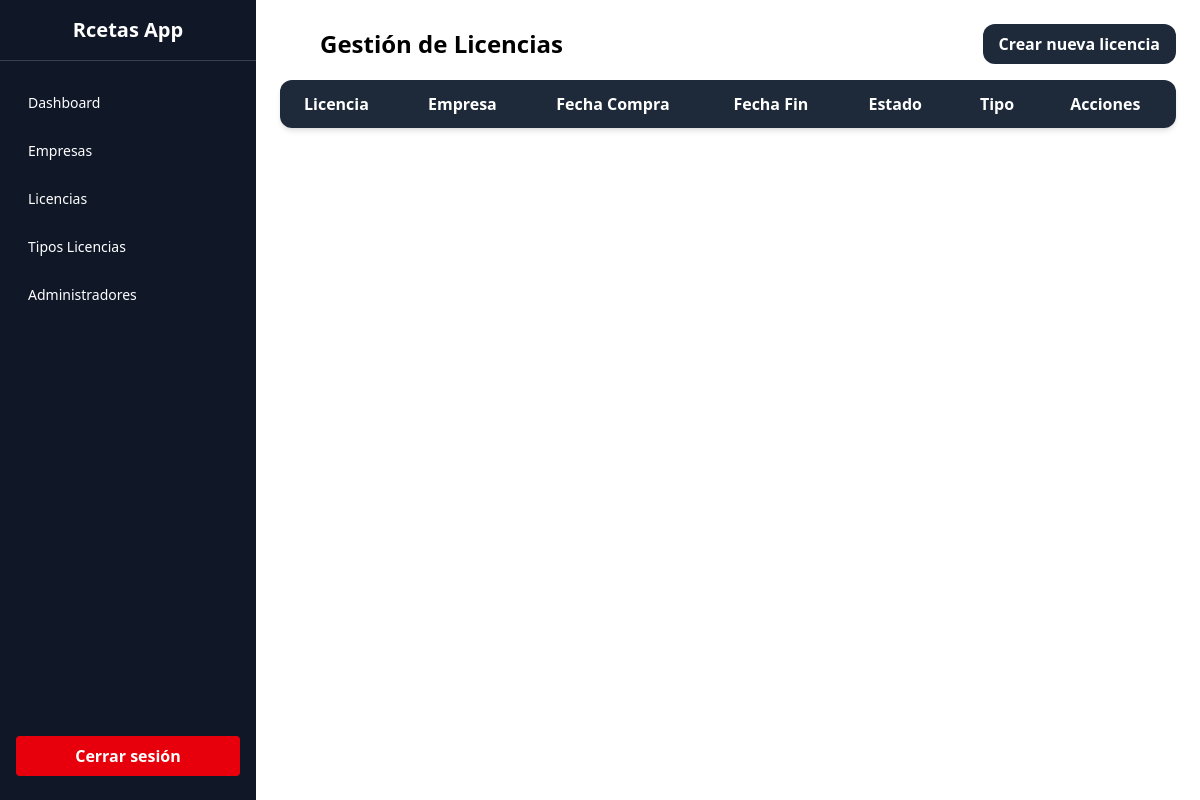
Before: /views/superadmin/licencias/index.php (signed in) with the older database file.
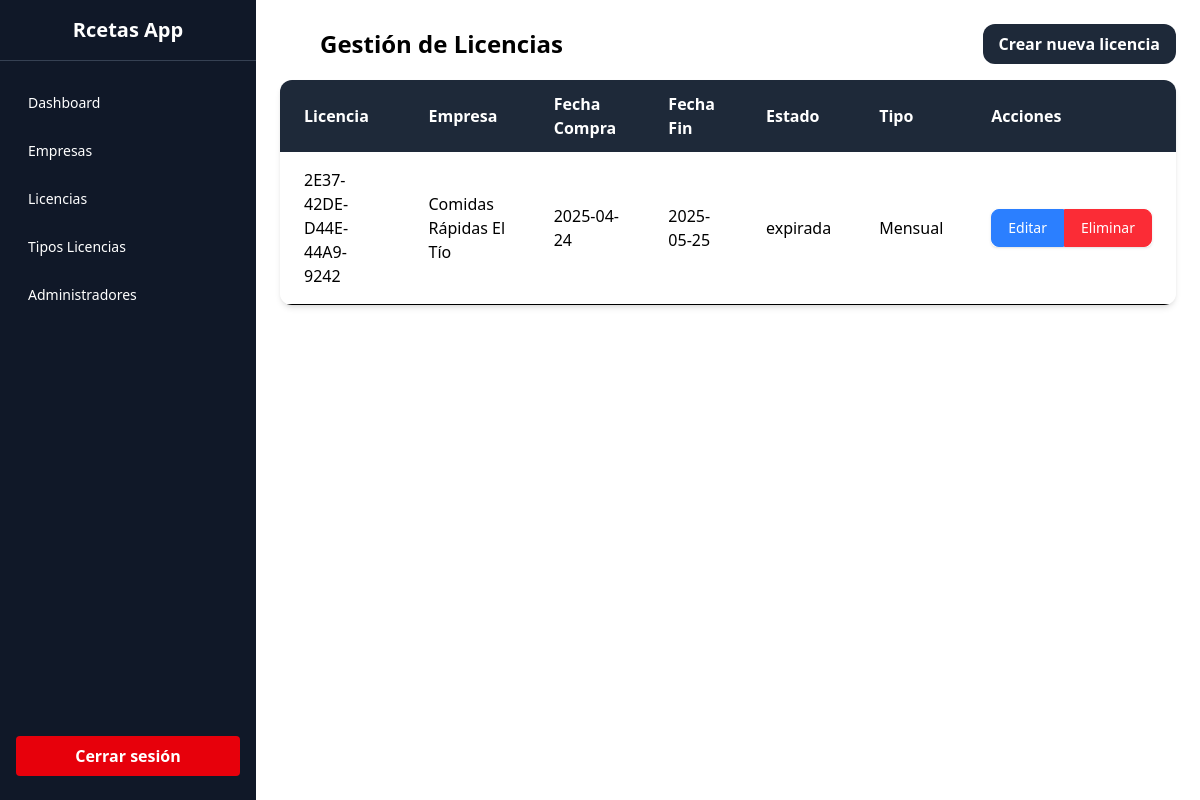
After: the same page with the newer database file.
### tables this page shows
CREATE TABLE `licencias` (
  `licencia` varchar(255) NOT NULL,
  `nit_empresa` varchar(20) DEFAULT NULL,
  `fecha_compra` date NOT NULL,
  `fecha_fin` date NOT NULL,
  `id_estado` int(11) DEFAULT NULL,
  `id_tipo_licencia` int(11) NOT NULL
);

CREATE TABLE `empresas` (
  `nit` varchar(20) NOT NULL,
  `nombre` varchar(100) NOT NULL,
  `direccion` varchar(150) DEFAULT NULL,
  `telefono` varchar(20) DEFAULT NULL,
  `correo` varchar(100) DEFAULT NULL
);

CREATE TABLE `estados` (
  `id` int(11) NOT NULL,
  `nombre` varchar(50) NOT NULL
);

CREATE TABLE `tipos_licencias` (
  `id` int(11) NOT NULL,
  `nombre` varchar(100) NOT NULL,
  `duracion` int(11) NOT NULL,
  `precio` decimal(10,2) NOT NULL
);

### views/superadmin/licencias/index.php (the view, shortened to what this page needs)
<!DOCTYPE html>
<html lang="es">
<?php include '../../../partials/head.php'; ?>
<body class="flex">
    <?php include '../../../partials/sidebaradm.php'; ?>
    <main class="p-6 w-full md:ml-64">
        <div class="flex justify-between items-center mb-4">
            <h1 class="text-2xl font-bold pl-10">Gestión de Licencias</h1>
            <a href="<?= BASE_URL ?>views/superadmin/licencias/crear.php"
                class="bg-gray-800 hover:bg-gray-900 text-white font-semibold py-2 px-4 rounded-xl transition">
                Crear nueva licencia
            </a>
        </div>
        <div class="overflow-x-auto rounded-xl shadow-md bg-white">
            <table class="min-w-full">
                <thead class="bg-gray-800 text-white text-left">
                    <tr>
                        <th scope="col" class="px-6 py-3">Licencia</th>
                        <th scope="col" class="px-6 py-3">Empresa</th>
                        <th scope="col" class="px-6 py-3">Fecha Compra</th>
                        <th scope="col" class="px-6 py-3">Fecha Fin</th>
                        <th scope="col" class="px-6 py-3">Estado</th>
                        <th scope="col" class="px-6 py-3">Tipo</th>
                        <th scope="col" class="px-6 py-3">Acciones</th>
                    </tr>
                </thead>
                <tbody>
                    <?php
                    $conex = new Database;
                    $pdo = $conex->conectar();
                    $stmt = $pdo->query("SELECT l.licencia, e.nombre AS empresa, l.fecha_compra, l.fecha_fin, es.nombre AS estado, t.nombre AS tipo
                               FROM licencias l
                               LEFT JOIN empresas e ON l.nit_empresa = e.nit
                               LEFT JOIN estados es ON l.id_estado = es.id
                               LEFT JOIN tipos_licencias t ON l.id_tipo_licencia = t.id");
                    while ($licencia = $stmt->fetch(PDO::FETCH_ASSOC)) {
                    ?>
                        <tr class="bg-white border-b hover:bg-gray-50">
                            <td class="px-6 py-4"><?= htmlspecialchars($licencia['licencia']) ?></td>
                            <td class="px-6 py-4"><?= htmlspecialchars($licencia['empresa']) ?></td>
                            <td class="px-6 py-4"><?= htmlspecialchars($licencia['fecha_compra']) ?></td>
                            <td class="px-6 py-4"><?= htmlspecialchars($licencia['fecha_fin']) ?></td>
                            <td class="px-6 py-4"><?= htmlspecialchars($licencia['estado']) ?></td>
                            <td class="px-6 py-4"><?= htmlspecialchars($licencia['tipo']) ?></td>
                            <td class="px-6 py-4 whitespace-nowrap">
                                <div class="inline-flex rounded-md shadow-sm" role="group">
                                    <a href="<?= BASE_URL ?>views/superadmin/licencias/editar.php?id=<?= urlencode($licencia['licencia']) ?>"
                                        class="px-4 py-2 text-sm font-medium text-white bg-blue-500 border border-blue-500 rounded-l-lg hover:bg-blue-600 focus:z-10 focus:ring-2 focus:ring-blue-500 focus:outline-none">
                                        Editar
                                    </a>
                                    <form action="<?= BASE_URL ?>views/superadmin/licencias/eliminar.php" method="POST" class="inline">
                                        <button type="submit"
                                            class="px-4 py-2 text-sm font-medium text-white bg-red-500 border border-red-500 rounded-r-lg hover:bg-red-600 focus:z-10 focus:ring-2 focus:ring-red-500 focus:outline-none">
                                            Eliminar
                                        </button>
                                    </form>
                                </div>
                            </td>
                        </tr>
                    <?php } ?>
                </tbody>
            </table>
        </div>
    </main>
</body>
</html>

Changed rows visible on the page:
added licencias: licencia "2E37-42DE-D44E-44A9-9242", nit_empresa.nombre "Comidas Rápidas El Tío", fecha_compra "2025-04-24", fecha_fin "2025-05-25", id_estado.nombre "expirada", id_tipo_licencia.nombre "Mensual"
